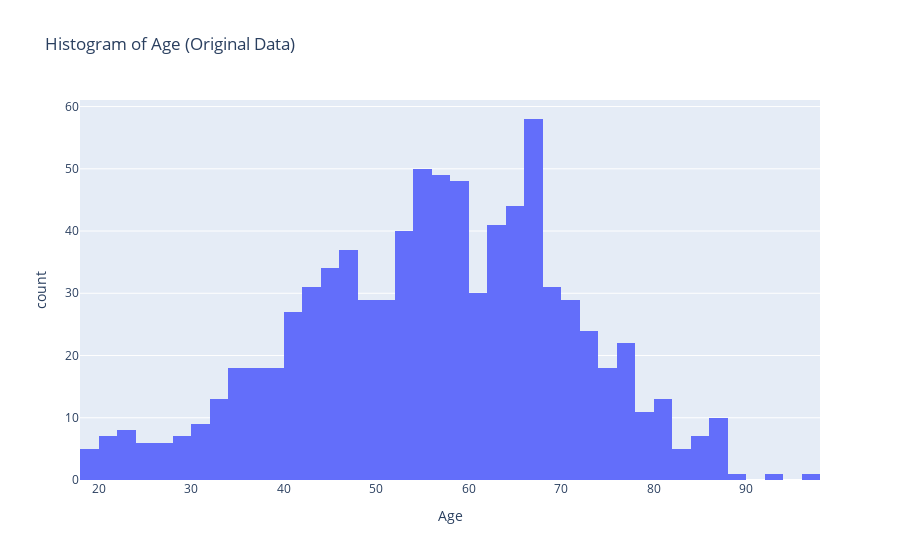
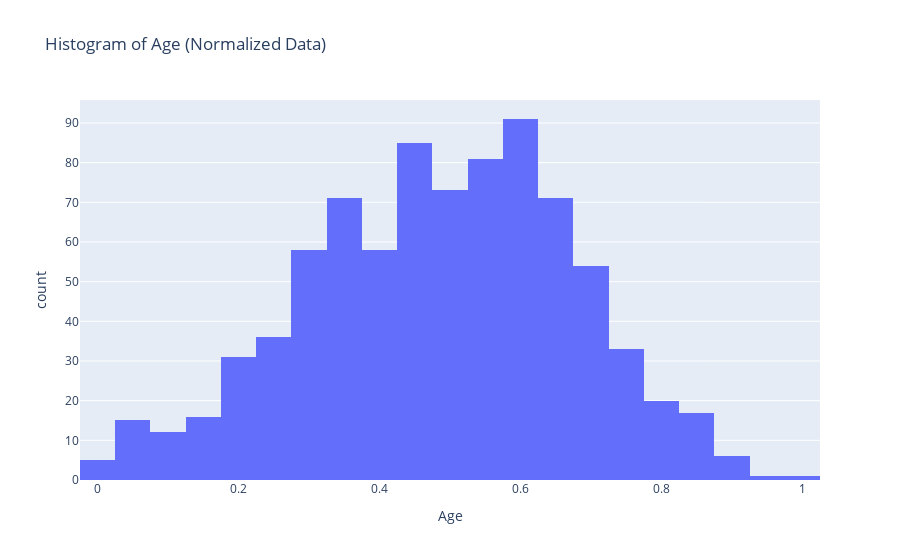

Notebook code for these charts, in order:
### Code cell
# Render plots showing the difference between a cleaned and uncleaned dataset. 
fig1 = px.histogram(df_copy, x='Age', title='Histogram of Age (Original Data)')
fig2 = px.histogram(df_copy_normalized, x='Age', title='Histogram of Age (Normalized Data)')
fig1.show()
fig2.show()

### Figure 1 — Plotly figure (JSON) as saved in the notebook; plotly's stock layout.template omitted (floating-point values rounded to 4 significant figures; data arrays with more than 128 entries replaced by an {"elided": "..."} marker saying what was removed)
{"data": [{"bingroup": "x", "hovertemplate": "Age=%{x}<br>count=%{y}<extra></extra>", "legendgroup": "", "marker": {"color": "#636efa", "pattern": {"shape": ""}}, "name": "", "orientation": "v", "showlegend": false, "type": "histogram", "x": {"elided": "835 float values"}, "xaxis": "x", "yaxis": "y"}], "layout": {"barmode": "relative", "legend": {"tracegroupgap": 0}, "title": {"text": "Histogram of Age (Original Data)"}, "xaxis": {"anchor": "y", "domain": [0, 1], "title": {"text": "Age"}}, "yaxis": {"anchor": "x", "domain": [0, 1], "title": {"text": "count"}}}}

### Figure 2 — Plotly figure (JSON) as saved in the notebook; plotly's stock layout.template omitted (floating-point values rounded to 4 significant figures; data arrays with more than 128 entries replaced by an {"elided": "..."} marker saying what was removed)
{"data": [{"bingroup": "x", "hovertemplate": "Age=%{x}<br>count=%{y}<extra></extra>", "legendgroup": "", "marker": {"color": "#636efa", "pattern": {"shape": ""}}, "name": "", "orientation": "v", "showlegend": false, "type": "histogram", "x": {"elided": "835 float values"}, "xaxis": "x", "yaxis": "y"}], "layout": {"barmode": "relative", "legend": {"tracegroupgap": 0}, "title": {"text": "Histogram of Age (Normalized Data)"}, "xaxis": {"anchor": "y", "domain": [0, 1], "title": {"text": "Age"}}, "yaxis": {"anchor": "x", "domain": [0, 1], "title": {"text": "count"}}}}
